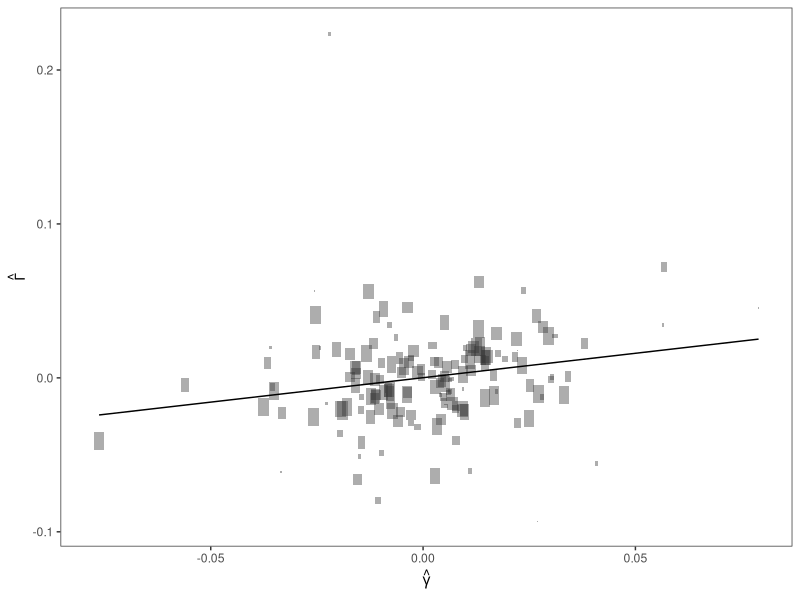

This figure's R source:
rm(list=ls())
library("ggplot2")
library("gridExtra")

## fisher weighting
fisher.weight = function(est, se)
{
  n = sum(est/se^2)
  d = sum(1/se^2)
  res = c(n/d, sqrt(1/d))
  names(res) = c("est", "se")
  res
}


# library("mr.raps")
# bmisbp = subset(bmi.sbp,
#                 select = c("beta.exposure",
#                            "beta.outcome",
#                            "se.exposure",
#                            "se.outcome"))
# write.csv(bmisbp, "mr_bmisbp.csv")
bmisbp = read.csv("mr_bmisbp.csv")
bmisbp$iv      = with(bmisbp, beta.outcome/beta.exposure)
bmisbp$se.iv   = with(bmisbp, se.outcome/beta.exposure)
bmisbp$se.iv1  = with(bmisbp,
                      sqrt(se.outcome^2 + iv^2*se.exposure^2)/beta.exposure)
fisher.weight(bmisbp$iv, bmisbp$se.iv)
fisher.weight(bmisbp$iv, bmisbp$se.iv1)

## egger regression 
## pay attention to the standard errors 
mr.egger = lm(beta.outcome ~ 0 + beta.exposure,
              data = bmisbp,
              weights = 1/se.outcome^2)
summary(mr.egger)$coef

mr.egger.w = lm(beta.outcome ~ beta.exposure,
                data = bmisbp,
                weights = 1/se.outcome^2)
summary(mr.egger.w)$coef 

 
## plots 
Const = 3*10^(-7)
ggplot(bmisbp) + 
  geom_tile(aes(x = beta.exposure,
                y = beta.outcome,
                height = Const/se.exposure^2,
                width = Const/se.outcome^2),
            alpha = 0.4) +
  geom_smooth(method = "lm",
              aes(x = beta.exposure,
                  y = beta.outcome,
                  weight = 1/se.outcome^2),
              color = "black", se = FALSE, 
              size = 0.5) + 
  theme_bw() + 
  theme(panel.grid.major = element_blank(),
        panel.grid.minor = element_blank()) +
  xlab(expression(hat(gamma))) + 
  ylab(expression(hat(Gamma))) 
ggsave("MR_bmi_sdp.pdf", height = 5, width = 7)





## Homework problem
# library("mr.raps")
## data for homework
# bmibmi = subset(bmi.bmi,
#                 select = c("beta.exposure",
#                            "beta.outcome",
#                            "se.exposure",
#                            "se.outcome"))
# write.csv(bmibmi, "mr_bmibmi.csv")
bmibmi = read.csv("mr_bmibmi.csv")
